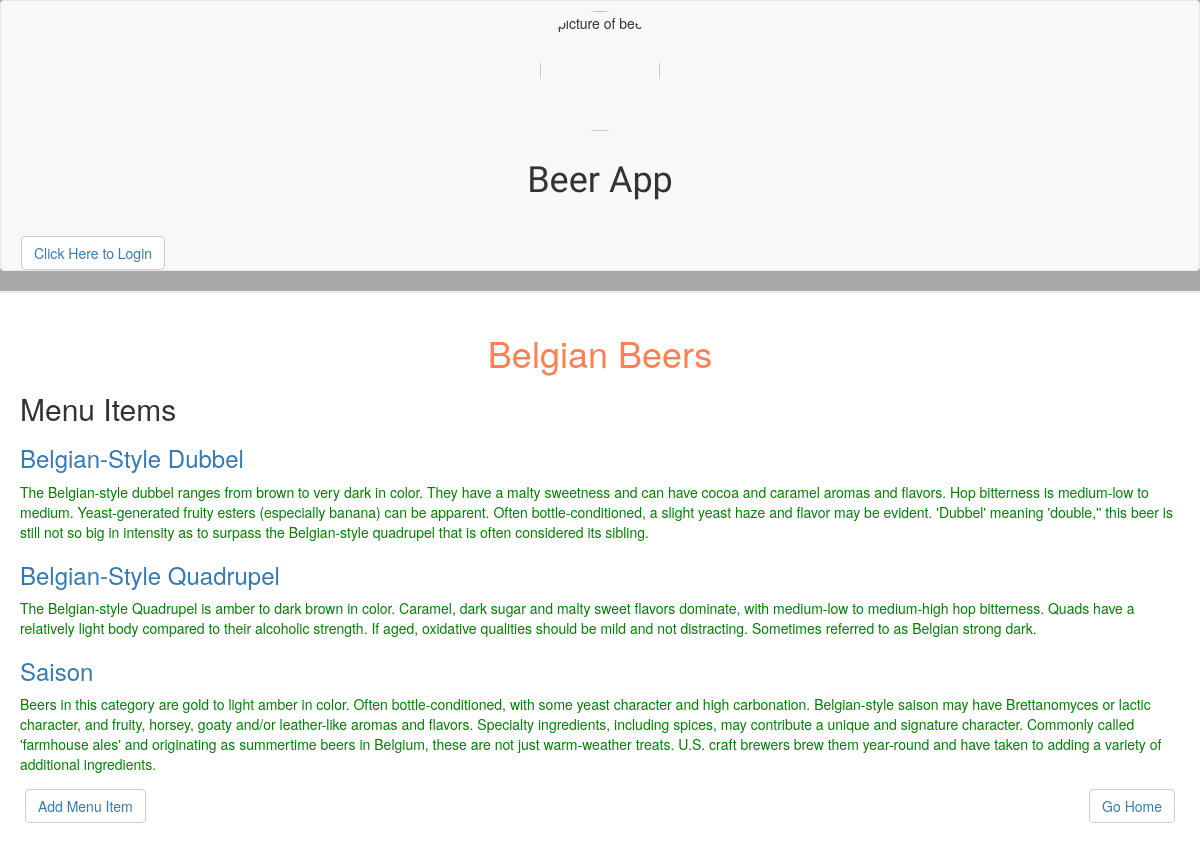
The app's page /beer/3/ with its own data.
### database_setup.py (models this page shows, shortened)
class Beer(Base):
    __tablename__ = 'beer'
    id = Column(Integer, primary_key = True)
    name = Column(String(200), nullable = False)
    user_id = Column(Integer, ForeignKey('user.id'))
    user = relationship(User)

class MenuItem(Base):
    __tablename__ = 'menu_item'
    name = Column(String(80), nullable = False)
    id = Column(Integer, primary_key = True)
    description = Column(String(250))
    beer_id = Column(Integer, ForeignKey('beer.id'))
    beer = relationship(Beer)
    user_id = Column(Integer, ForeignKey('user.id'))
    uer = relationship(User)

### project.py (the view)
@app.route('/beer/<int:beer_id>/')
def showMenu(beer_id):
    inspector = inspect(engine)
    beer = session.query(Beer).filter_by(id=beer_id).one()
    beerList = session.query(MenuItem).filter_by(beer=beer).all()
    items = session.query(MenuItem).filter_by(beer_id=beer.id).all()
    return render_template('menu.html', beer=beer,
                           items=items, beer_id=beer_id,
                           beerList=beerList, login=login_session)

### templates/menu.html (shortened to what this page needs)
<html>
<head>
	<link rel=stylesheet type=text/css href="{{ url_for('static', filename='styles.css') }}">
	<link rel=stylesheet type=text/css href="{{ url_for('static', filename='bootstrap.min.css') }}">
</head>
<body>
<header>
	<nav class= "navbar navbar-default">
		<div class="container-fluid">
			<div class="row">
				<img src="{{ url_for('static', filename='drink-beer.jpg') }}" class="logo" alt="picture of beer">
				<h1 class="app">Beer App</h1>
			</div>
		</div>
		<div class="col-xs-8">
			{%if 'username' not in login %}
			<button class="btn btn-default"><a href="{{url_for('showLogin')}}">Click Here to Login </a></button>
			{% else %}
			<button class="btn btn-default"><a href="{{url_for('gdisconnect')}}">Logout </a></button>
			{% endif %}
		</div>
</header>
<div class = 'pane'>
		<h1 class="beer-name">{{beer.name}}</h1>
	    <h2>Menu Items</h2>
		{% for beer in beerList %}
		<a href = "{{url_for('showItem', beer_id = beer.beer_id, menu_id = beer.id)}}"> <h3>{{beer.name}}</h3></a>
		<p>{{beer.description}}</p>
		{% endfor %}
	<button class="btn btn-default"><a href="{{url_for('newMenuItem', beer_id = beer_id, menu_id = items.id)}}">Add Menu Item</a></button>
	 <button class="btn btn-default go-home-button"><a href="{{ url_for('showAll') }}">Go Home</a></button>
</div>
</body>
</html>

### static/styles.css (style rules this page uses)
header { border-bottom: 2px solid #eee; background-color: #A9A9A9; }
body { display: flex; flex-direction: column; max-width: 100%; min-width: 200px; margin: 48px auto 32px; font-family: 'Titillium Web', sans-serif; background-image: }
p { color: green; }
a { text-decoration: none; font-size: 1em; }
.app { padding-top: 10px; padding-bottom: 10px; text-align: center; font-family: 'Rammetto One', cursive; }
.logo { height: 120px; width: 120px; border-radius: 50%; justify-content: flex-start; margin-top: 50px; margin-bottom: 10px; align-items: center; display: block; margin: 0 auto; }
.pane { padding:20px; }
.btn { padding:5px 15px; background:#ccc; border:0 none; cursor:pointer; -webkit-border-radius: 5px; border-radius: 5px; margin: 5px; text-decoration: none; }
.go-home-button { display: block; float: right; }
.container-fluid { padding: 5px; margin: 5px; border-color: #999999; background-color: ##696969; }
.beer-name { text-align: center; color: coral; }

### records on screen
Beer: name "Belgian Beers"
MenuItem: name "Belgian-Style Dubbel", description "The Belgian-style dubbel ranges from brown to very dark in color. They have a malty sweetness and can have cocoa and caramel aromas and flavors. Hop bitterness is medium-low to medium. Yeast-generated fruity esters (especially banana) can be apparent. Often bottle-conditioned, a slight yeast haze and flavor may be evident. 'Dubbel' meaning 'double,'' this beer is still not so big in intensity as to surpass the Belgian-style quadrupel that is often considered its sibling."
MenuItem: name "Belgian-Style Quadrupel", description "The Belgian-style Quadrupel is amber to dark brown in color. Caramel, dark sugar and malty sweet flavors dominate, with medium-low to medium-high hop bitterness. Quads have a relatively light body compared to their alcoholic strength. If aged, oxidative qualities should be mild and not distracting. Sometimes referred to as Belgian strong dark."
MenuItem: name "Saison", description "Beers in this category are gold to light amber in color. Often bottle-conditioned, with some yeast character and high carbonation. Belgian-style saison may have Brettanomyces or lactic character, and fruity, horsey, goaty and/or leather-like aromas and flavors. Specialty ingredients, including spices, may contribute a unique and signature character. Commonly called 'farmhouse ales' and originating as summertime beers in Belgium, these are not just warm-weather treats. U.S. craft brewers brew them year-round and have taken to adding a variety of additional ingredients."
